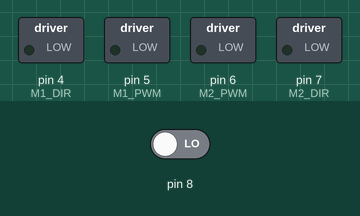
This sketch was run on a simulated Arduino Uno, built with avr-gcc and run on an emulated ATmega328P. On the bench: switched loads named in the sketch (green lamp = pin HIGH). Dashed ring = blinking. The inputs (shaded band) are chosen by the test bench; at power-on: pin 8 LOW.

Above: at 1.2 s.
1.3 s: pin 8 driven HIGH
At 1.9 s:
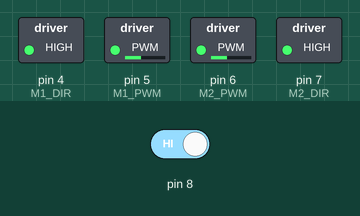
At 3.6 s:
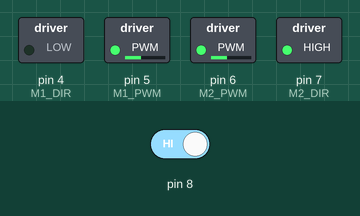
4.3 s: pin 8 driven LOW
At 5.1 s:
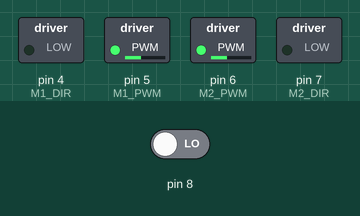
Timing chart, 0 to 7.3 s (numbered marks = the images above; inputs shaded):
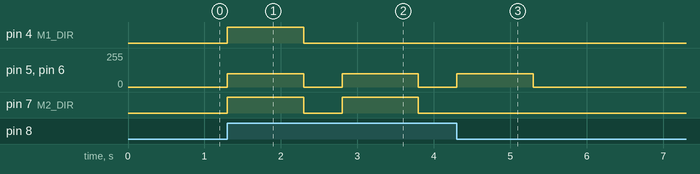

The sketch:

task_1.ino
```cpp
/*
Омегабот должен при нажатии на кнопку (на модуле кнопки) 2 секунды проехать прямо,
затем 2 секунды поворачивать по часовой стрелке, затем 2 секунды ехать назад.
Между действиями перерыв полсекунды. После чего робот должен остановиться.
*/
#define M1_DIR 4
#define M1_PWM 5
#define M2_DIR 7
#define M2_PWM 6
int ButtonRead(int ButtonPin)
{
  int Data = digitalRead(ButtonPin);
  if(ButtonPin == 12) Data = !Data;
  return Data;
}

void InitMotors()
{
  pinMode(M1_DIR, OUTPUT);
  pinMode(M1_PWM, OUTPUT);
  pinMode(M2_DIR, OUTPUT);
  pinMode(M2_PWM, OUTPUT);
}

void Motors(int Speed1, int Speed2)
{
  if(Speed1 > 255) Speed1 = 255;
  if(Speed1 < -255) Speed1 = -255;
  if(Speed2 > 255) Speed2 = 255;
  if(Speed2 < -255) Speed2 = -255;

  if(Speed1 > 0)
  {
    digitalWrite(M1_DIR, 1);
    analogWrite(M1_PWM, Speed1);
  }
  else
  {
    digitalWrite(M1_DIR, 0);
    analogWrite(M1_PWM, -Speed1);
  }

  if(Speed2 > 0)
  {
    digitalWrite(M2_DIR, 1);
    analogWrite(M2_PWM, Speed2);
  }
  else
  {
    digitalWrite(M2_DIR, 0);
    analogWrite(M2_PWM, -Speed2);
  }
}

//Ехать вперед
void MoveForward(int Speed)
{
  Motors(Speed, Speed);
}

void Stop()
{
  Motors(0, 0);
}

void MoveForwardByDelay(int Speed, int Time)
{
  MoveForward(Speed);
  delay(Time);
  Stop();
}

void MoveRight(int Speed)
{
  Motors(-Speed, Speed);
}

void MoveRightByDelay(int Speed, int Time)
{
  MoveRight(Speed);
  delay(Time);
  Stop();
}

void MoveBack(int Speed)
{
  Motors(-Speed, -Speed);
}

void MoveBackByDelay(int Speed, int Time)
{
  MoveBack(Speed);
  delay(Time);
  Stop();
}


void setup()
{
  InitMotors();
}

void loop()
{
  while ( ButtonRead(8) )
  {
    MoveForwardByDelay(100, 1000 );
    delay( 500 );
    MoveRightByDelay(100, 1000);
    delay( 500 );
    MoveBackByDelay(100, 1000 );
  }

  Stop();
}
```

Measured:
- after the input at 1.3 s, pin 4 (M1_DIR): LOW → HIGH at once, → LOW 1.0 s later; pin 5 (M1_PWM), pin 6 (M2_PWM): alternates 100/255 for 1.0 s and 0/255 for 0.50 s, starting at once; pin 7 (M2_DIR): alternates HIGH for 1.0 s and LOW for 0.50 s, starting at once
- after the input at 4.3 s, pin 4 (M1_DIR), pin 7 (M2_DIR): stops changing and stays LOW
